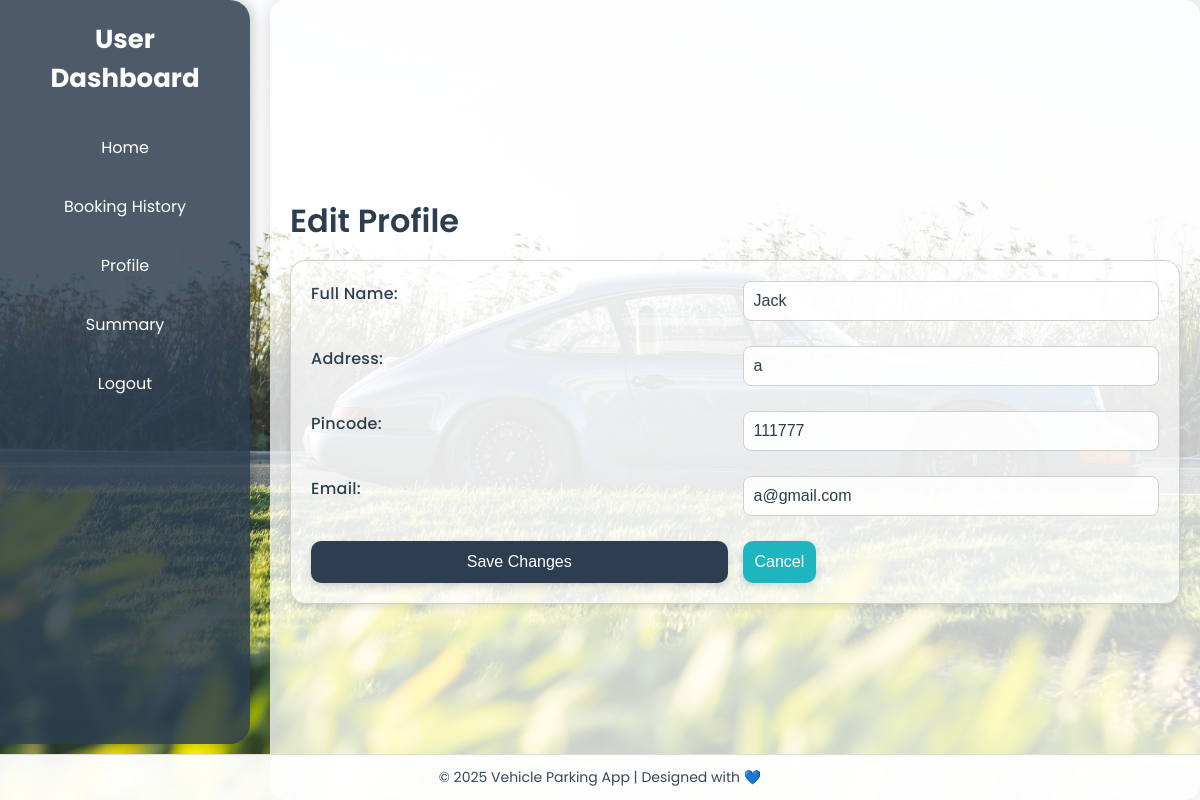
The page /edit-profile/a (signed in) on the database its author committed.
### tables this page shows
CREATE TABLE users (
            id INTEGER PRIMARY KEY AUTOINCREMENT,
            email TEXT NOT NULL,
            username TEXT NOT NULL,
            password TEXT NOT NULL,
            fullname TEXT NOT NULL,
            address TEXT NOT NULL,
            pincode TEXT NOT NULL,
            slot_id INTEGER
        );

### app.py (the view, shortened to what this page needs)
@app.route('/edit-profile/<username>', methods=['GET', 'POST'])
def edit_profile(username):
    if 'username' not in session or session['username'] != username:
        return redirect(url_for('user_login'))
    user = get_user_from_db(username)
    if not user:
        return "User not found", 404
    return render_template('edit-profile.html', user=user)

### app.py (called while the page is built)
def get_user_from_db(username):
    conn = get_db()
    c = conn.cursor()
    c.execute('SELECT * FROM users WHERE username = ?', (username,))
    user = c.fetchone()
    if user:
        return {
            'id': user['id'],
            'email': user['email'],
            'username': user['username'],
            'password': user['password'],
            'fullname': user['fullname'],
            'address': user['address'],
            'pincode': user['pincode']
        }
    return None

def get_db():
    if 'db' not in g:
        logger.info("Opening database connection for request")
        g.db = database.get_db_connection()
    return g.db

### database.py (called while the page is built)
def get_db_connection():
    conn = sqlite3.connect('parking_app.db')
    conn.row_factory = sqlite3.Row
    return conn

### templates/edit-profile.html (shortened to what this page needs)
<!DOCTYPE html>
<html lang="en">
<head>
  <link href="{{ url_for('static', filename='css/edit-profile.css') }}" rel="stylesheet">
</head>
<body>
  <div class="user-profile">
    <div class="sidebar">
      <h2>User Dashboard</h2>
      <a href="{{ url_for('user_booking', username=user['username']) }}">Home</a>
      <a href="{{ url_for('user_booking_history', username=user['username']) }}">Booking History</a>
      <a href="{{ url_for('user_profile', username=user['username']) }}">Profile</a>
      <a href="{{ url_for('user_summery', username=user['username']) }}">Summary</a>
      <a href="{{ url_for('user_logout') }}">Logout</a>
    </div>
    <div class="main-content">
      <h1>Edit Profile</h1>
      <div class="edit-form">
        <form method="POST" action="{{ url_for('edit_profile', username=user['username']) }}">
          <label for="fullname">Full Name:</label>
          <input type="text" id="fullname" name="fullname" value="{{ user['fullname'] }}" required>
          <label for="address">Address:</label>
          <input type="text" id="address" name="address" value="{{ user['address'] }}" required>
          <label for="pincode">Pincode:</label>
          <input type="text" id="pincode" name="pincode" value="{{ user['pincode'] }}" required>
          <label for="email">Email:</label>
          <input type="email" id="email" name="email" value="{{ user['email'] }}" required>
          <button type="submit">Save Changes</button>
          <a href="{{ url_for('user_profile', username=user['username']) }}"><button type="button" class="cancel">Cancel</button></a>
        </form>
      </div>
    </div>
  </div>
  <div class="footer">
    © 2025 Vehicle Parking App | Designed with 💙
  </div>
</body>
</html>

### static/css/edit-profile.css (style rules this page uses)
* { box-sizing: border-box; margin: 0; padding: 0; }
body { font-family: 'Poppins', sans-serif; background: url("/static/proj_10.jpg") no-repeat center center fixed; background-size: cover; display: flex; flex-direction: column; height: 100vh; color: #333; overflow: hidden; }
.user-profile { display: flex; flex: 1; position: relative; }
.sidebar { width: 250px; background-color: rgba(45, 62, 80, 0.85); color: #fff; padding: 20px; border-top-right-radius: 20px; border-bottom-right-radius: 20px; box-shadow: 3px 0 12px rgba(0, 0, 0, 0.2); position: fixed; height: 93%; top: 0; left: 0; z-index: 1000; display: flex; flex-direction: column; align-items: center; }
.sidebar h2 { font-size: 26px; margin-bottom: 25px; font-weight: 700; text-align: center; }
.sidebar a { color: #fff; text-decoration: none; padding: 12px 18px; border-radius: 10px; width: 100%; text-align: center; margin-bottom: 10px; transition: background 0.3s ease, transform 0.2s ease; }
.main-content { flex: 1; margin-left: 270px; padding: 20px; background-color: rgba(255, 255, 255, 0.75); border-radius: 15px; box-shadow: 0 4px 20px rgba(0, 0, 0, 0.15); overflow: hidden; height: 100vh; display: flex; flex-direction: column; justify-content: center; }
.main-content h1 { font-size: 32px; color: #2c3e50; font-weight: 600; margin-bottom: 15px; }
.edit-form { background-color: rgba(255, 255, 255, 0.60); border: 1px solid #d0d0d0; border-radius: 15px; padding: 20px; width: 100%; transition: transform 0.3s ease, box-shadow 0.3s ease, background-color 0.3s ease; box-shadow: 0 3px 8px rgba(0, 0, 0, 0.1); animation: fadeInUp 0.4s ease-in-out; }
.edit-form form { display: grid; grid-template-columns: 1fr 1fr; gap: 15px; }
.edit-form label { font-size: 16px; font-weight: 500; color: #2c3e50; margin-bottom: 5px; letter-spacing: 0.3px; }
.edit-form input { font-size: 16px; padding: 10px; margin-bottom: 10px; border: 1px solid #d0d0d0; border-radius: 8px; background-color: rgba(255, 255, 255, 0.9); color: #2c3e50; outline: none; transition: border-color 0.3s ease, box-shadow 0.3s ease; }
.edit-form button[type="submit"] { grid-column: 1; background-color: #2c3e50; color: white; padding: 12px; border: none; border-radius: 10px; font-size: 16px; font-weight: 500; cursor: pointer; transition: all 0.3s ease; box-shadow: 0 3px 10px rgba(0, 0, 0, 0.15); }
.edit-form button.cancel { grid-column: 2; background-color: #1db5c0; color: white; padding: 12px; border: none; border-radius: 10px; font-size: 16px; font-weight: 500; cursor: pointer; transition: all 0.3s ease; box-shadow: 0 3px 10px rgba(0, 0, 0, 0.15); text-decoration: none; text-align: center; }
.footer { position: fixed; bottom: 0; left: 0; width: 100%; background-color: rgba(255, 255, 255, 0.95); padding: 12px; font-size: 14px; color: #34495e; text-align: center; border-top: 1px solid #ddd; z-index: 999; }

### rows shown on the page
users: fullname "Jack", address "a", pincode "111777", email "a@gmail.com"
